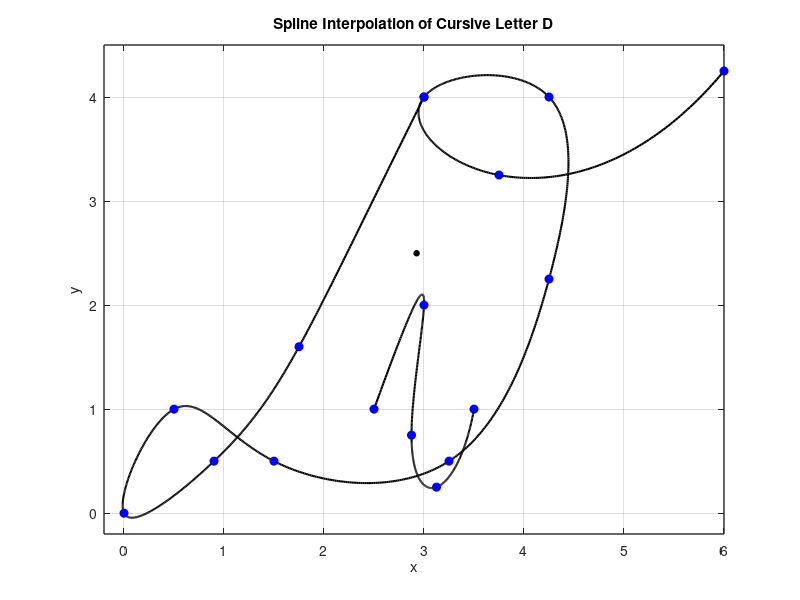

Write MATLAB code to recreate this figure.
 % Define data points for x and y coordinates
% Define data points for x and y coordinates
x = [3 1.75 0.9 0 0.5 1.5 3.25 4.25 4.25 3 3.75 6.00];
y = [4 1.60 0.5 0 1.0 0.5 0.50 2.25 4.00 4 3.25 4.25];

n = length(x);
t = 0:n-1; % Parametric coordinate t
tt = 0:0.01:n-1; % More dense coordinate tt for spline interpolation

% Compute spline interpolation
xx = spline(t, x, tt);
yy = spline(t, y, tt);

% Plot settings
figure(1)
plot(xx, yy, 'k', 'LineWidth', 1.5) % plot spline
hold on
plot(x, y, 'bo', 'MarkerFaceColor', 'b') % plot data points
axis([-0.2 6 -0.2 4.5])
grid on
title('Spline Interpolation of Cursive Letter D')
xlabel('x')
ylabel('y')
set(gca, 'FontSize', 10, 'LineWidth', 1)
grid on

% a e i 
% b f h l q z s y 



% Define data points for x and y coordinates
x = [2.5 3 2.875 3.125 3.5];
y = [1 2 0.75 0.25 1];
dot_x = 2.9;
dot_y = 2.5; 

n = length(x);
t = 0:n-1; % Parametric coordinate t
tt = 0:0.01:n-1; % More dense coordinate tt for spline interpolation

% Compute spline interpolation
xx = spline(t, x, tt);
yy = spline(t, y, tt);

% Plot settings
figure(1)
plot(xx, yy, 'k', 'LineWidth', 1.5) % plot spline
hold on
plot(x, y, 'bo', 'MarkerFaceColor', 'b') % plot data points
text(dot_x, dot_y, '•', 'Color', 'k', 'FontSize', 13);
axis([-0.2 6 -0.2 4.5])
grid on
title('Spline Interpolation of Cursive Letter D')
xlabel('x')
ylabel('y')
set(gca, 'FontSize', 10, 'LineWidth', 1)
grid on
